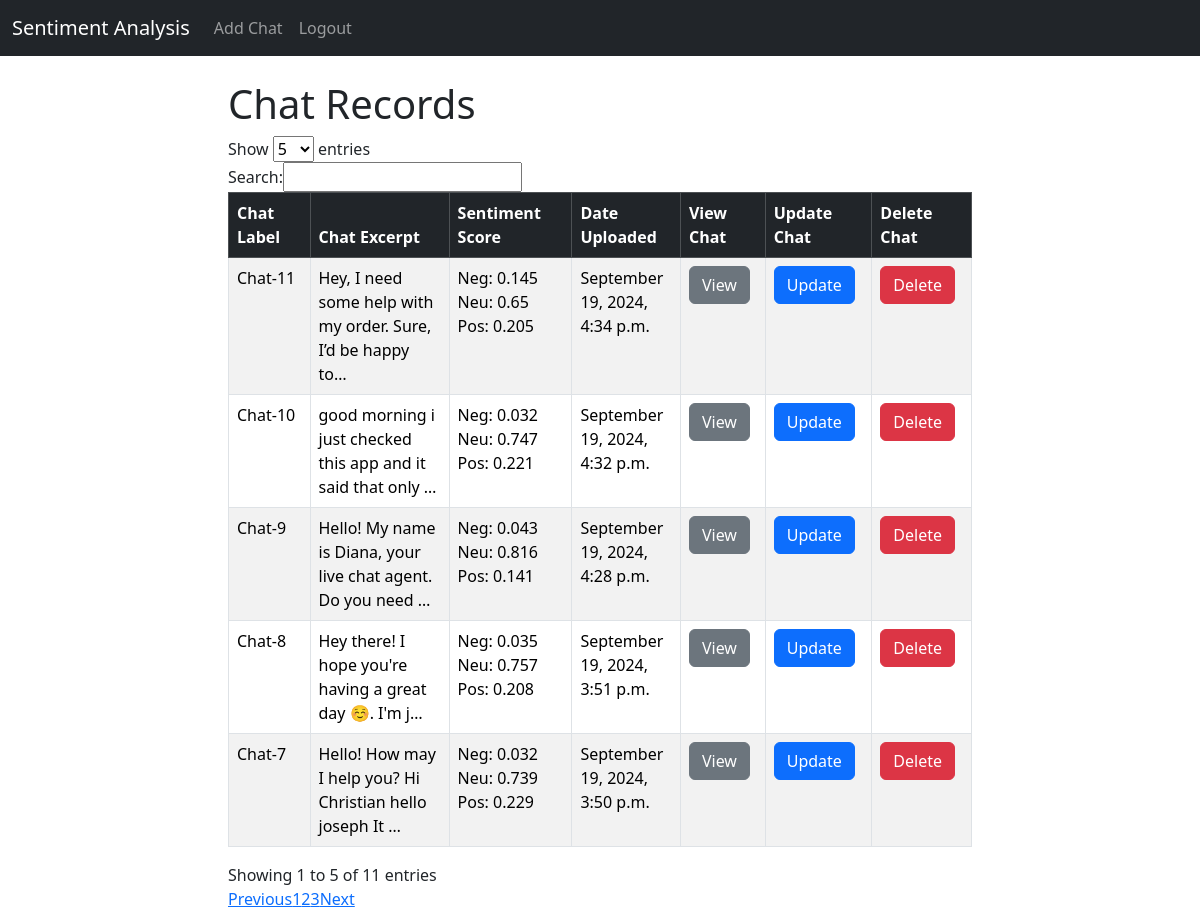
The app's page / (signed in) with its own data.
### analysis/models.py (models this page shows, shortened)
class Record(models.Model):
    chat_file = models.TextField()
    sentiment_score = models.JSONField(null=True, blank=True)
    created_at = models.DateTimeField(auto_now_add=True)  # Automatically set when created

### analysis/views.py (the view)
# urls.py: path('', views.home, name = 'home'),
def home(request):
    records = Record.objects.all()
    if request.method == 'POST':
        username = request.POST['username']
        password = request.POST['password']
        user = authenticate(request, username=username,password=password)
        if user is not None:
            login(request,user)
            messages.success(request, "YOU HAVE BEEN LOGGED IN!")
            return redirect('home')
        else:
            messages.success(request, "THERE WAS AN ERROR LOGGING IN, PLEASE TRY AGAIN..")
            return redirect('home')
    else:
        return render(request, 'home.html', {'records':records})

### analysis/templates/home.html (shortened to what this page needs)
{% extends 'base.html' %}
{% block content %}
<div class="col-md-8 offset-md-2">
    {% if user.is_authenticated %}
    <h1>Chat Records</h1>
    {% if records %}
    <table id="chatTable" class="display table table-striped table-bordered table-hover" style="width:100%">
        <thead class="table-dark">
            <tr>
                <th>Chat Label</th>
                <th>Chat Excerpt</th>
                <th>Sentiment Score</th>
                <th>Date Uploaded</th>
                <th>View Chat</th>
                <th>Update Chat</th>
                <th>Delete Chat</th>
            </tr>
        </thead>
        <tbody>
            {% for record in records %}
            <tr>
                <td>Chat-{{ forloop.counter }}</td>
                <td>{{ record.chat_file|truncatechars:60 }}</td>
                <td>
                    Neg: {{ record.sentiment_score.neg }}<br/>
                    Neu: {{ record.sentiment_score.neu }}<br/>
                    Pos: {{ record.sentiment_score.pos }}
                </td>
                <td>{{ record.created_at|date:"F j, Y, g:i a" }}</td>
                <td><a href="{% url 'view_chat' record.id %}" class="btn btn-secondary">View</a></td>
                <td><a href="{% url 'update_record' record.id %}" class="btn btn-primary">Update</a></td>
                <td>
                    <form method="POST" action="{% url 'delete_record' record.id %}" style="display:inline;">
                        <button type="submit" class="btn btn-danger">Delete</button>
                    </form>
                </td>
            </tr>
            {% endfor %}
        </tbody>
    </table>
    {% else %}
    <p>No records available.</p>
    {% endif %}
    {% endif %}
</div>
{% endblock %}

### analysis/templates/base.html (shortened to what this page needs)
<!doctype html>
<html lang="en">
  <head>
    <link href="https://cdn.jsdelivr.net/npm/bootstrap@5.3.3/dist/css/bootstrap.min.css" rel="stylesheet">
  </head>
  <body>
    {% include 'navbar.html'%}
    <div class = "container">
        <br/>
    {% block content %}
    {% endblock %}
</div>
  </body>
</html>

### analysis/templates/navbar.html (shortened to what this page needs)
<nav class="navbar navbar-expand-lg navbar-dark bg-dark">
    <div class="container-fluid">
      <a class="navbar-brand" href="{% url 'home'%}">Sentiment Analysis</a>
      <div class="collapse navbar-collapse" id="navbarSupportedContent">
        <ul class="navbar-nav me-auto mb-2 mb-lg-0">
          {% if user.is_authenticated %}
          <li class="nav-item">
            <a class="nav-link" href="{% url 'add_chat' %}">Add Chat</a>
          </li>
          <li class="nav-item">
            <a class="nav-link" href="{% url 'logout' %}">Logout</a>
          </li>
          {% endif %}
        </ul>
      </div>
    </div>
  </nav>

### records on screen
Record: chat_file "Hello! How may I help you? Hi Christian hello joseph It …", sentiment_score.neg "0.032", sentiment_score.neu "0.739", sentiment_score.pos "0.229", created_at "September 19, 2024, 3:50 p.m."
Record: chat_file "Hey there! I hope you're having a great day ☺️. I'm j…", sentiment_score.neg "0.035", sentiment_score.neu "0.757", sentiment_score.pos "0.208", created_at "September 19, 2024, 3:51 p.m."
Record: chat_file "Hello! My name is Diana, your live chat agent. Do you need …", sentiment_score.neg "0.043", sentiment_score.neu "0.816", sentiment_score.pos "0.141", created_at "September 19, 2024, 4:28 p.m."
Record: chat_file "good morning i just checked this app and it said that only …", sentiment_score.neg "0.032", sentiment_score.neu "0.747", sentiment_score.pos "0.221", created_at "September 19, 2024, 4:32 p.m."
Record: chat_file "Hey, I need some help with my order. Sure, I’d be happy to…", sentiment_score.neg "0.145", sentiment_score.neu "0.65", sentiment_score.pos "0.205", created_at "September 19, 2024, 4:34 p.m."
